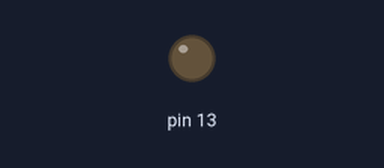
This sketch was run on a simulated Arduino Uno, built with avr-gcc and run on an emulated ATmega328P. Shown: output pins drawn as LEDs (lit = HIGH).

Above: at 1.0 s.
At 3.5 s:
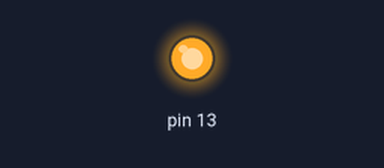
Timing chart, 0 to 6.5 s (numbered marks = the images above):
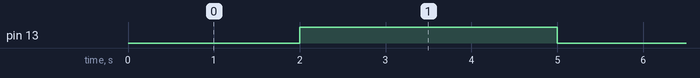

The sketch:

Blink.ino
```cpp
void setup() {
  pinMode(13, OUTPUT);
}
void loop() {
  digitalWrite(13, LOW);

  delay(2000);
  digitalWrite(13, HIGH);
  delay(3000);
}
```

Measured:
- by itself, pin 13: alternates HIGH for 3.0 s and LOW for 2.0 s
